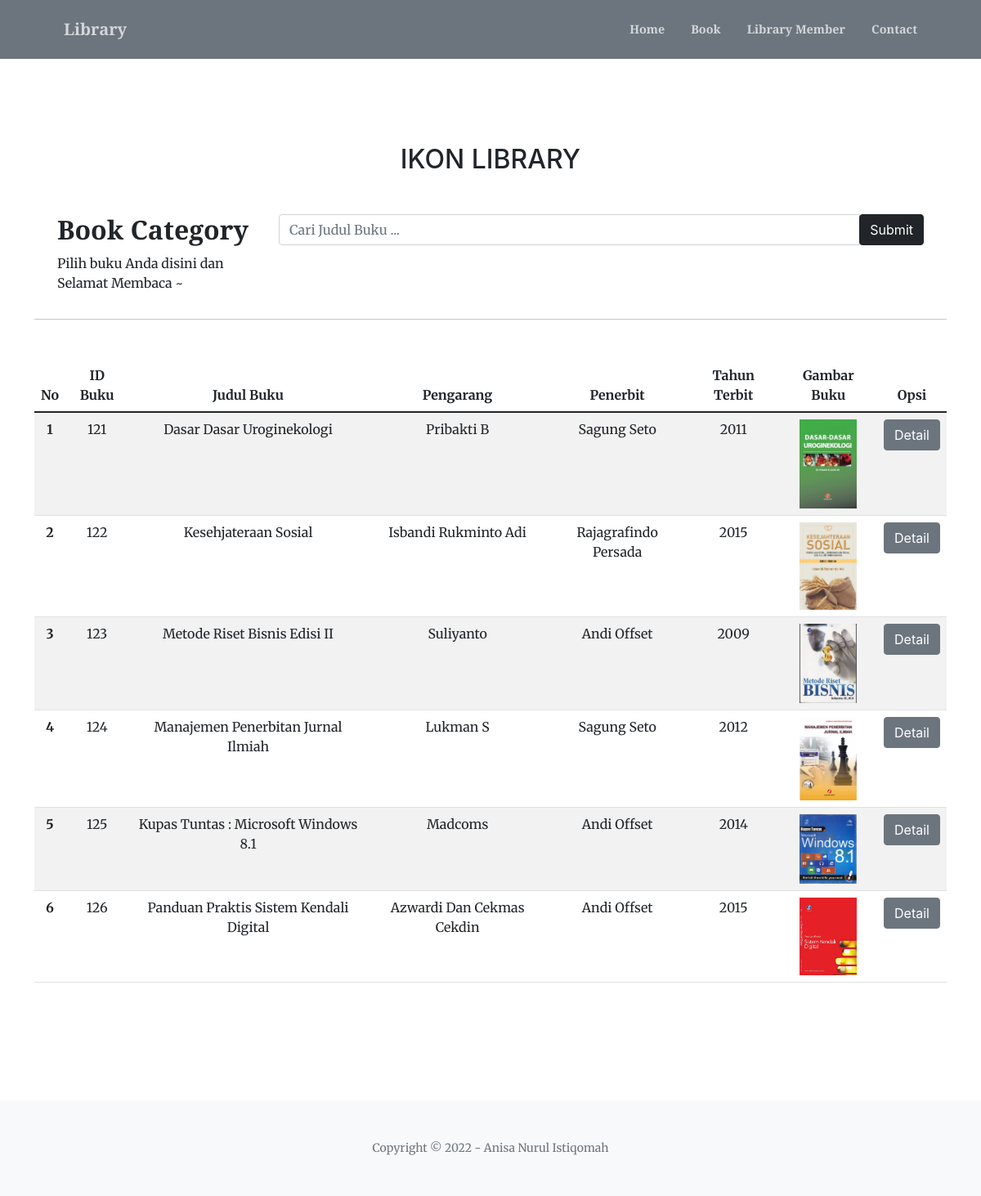
/services.php, run on the app's committed database.
### tables this page shows
CREATE TABLE `db_buku` (
  `id` int(10) NOT NULL,
  `id_buku` int(20) NOT NULL,
  `judul_buku` varchar(100) NOT NULL,
  `pengarang` varchar(50) NOT NULL,
  `penerbit` varchar(50) NOT NULL,
  `tahun_terbit` varchar(50) NOT NULL,
  `gambar_buku` varchar(100) NOT NULL
);

### function.php (called while the page is built, shortened)
<?php
$conn = mysqli_connect('localhost', 'root', '', 'uas_1904030036');
function query($query)
{
    global $conn;
    $result = mysqli_query($conn, $query);
    $rows = [];
    while ($row = mysqli_fetch_assoc($result)) {
        $rows[] = $row;
    }
    return $rows;
}

### services.php (the view, shortened to what this page needs)
<?php
require 'function.php';
$buku = query("SELECT * FROM db_buku");
?>
<!DOCTYPE html>
<html lang="en">
<head>
    <link href="https://cdn.jsdelivr.net/npm/bootstrap-icons@1.5.0/font/bootstrap-icons.css" rel="stylesheet" />
    <link href="https://cdnjs.cloudflare.com/ajax/libs/SimpleLightbox/2.1.0/simpleLightbox.min.css" rel="stylesheet" />
    <link href="css/styles.css" rel="stylesheet" />
</head>
<body id="page-top">
    <nav class="navbar navbar-expand-lg navbar-dark bg-secondary fixed-top py-3" id="mainNav">
        <div class="container px-4 px-lg-5">
            <a class="navbar-brand" href="#page-top">Library</a>
            <div class="collapse navbar-collapse" id="navbarResponsive">
                <ul class="navbar-nav ms-auto my-2 my-lg-0">
                    <li class="nav-item"><a class="nav-link" href="index.php">Home</a></li>
                    <li class="nav-item"><a class="nav-link" href="services.php">Book</a></li>
                    <li class="nav-item"><a class="nav-link" href="portfolio.php">Library Member</a></li>
                    <li class="nav-item"><a class="nav-link" href="contact.php">Contact</a></li>
                </ul>
            </div>
        </div>
    </nav>
    <section class="page-section" id="services">
        <div class="container justify-content-center">
            <div class="text-center mt-5">
                <h2 class="section-heading text-uppercase mb-5">iKON Library</h2>
            </div>
            <div class="row">
                <div class="col px-3">
                    <form method="POST" action="">
                        <div class="container">
                            <div class="row">
                                <div class="col-md-3">
                                    <h2 class="form-title"><strong>Book Category</strong></h2>
                                    <p>Pilih buku Anda disini dan Selamat Membaca ~</p>
                                </div>
                                <div class="col-md-9">
                                    <div class="input-group">
                                        <input type="text" id="keyword" name="keyword" class="form-control input-text"
                                            placeholder="Cari Judul Buku ..." autocomplete="off"><span
                                            class="input-group-addon">
                                            <input type="submit" class="btn btn-dark" name="cari"></span>
                                    </div>
                                </div>
                            </div>
                        </div>
                    </form>
                </div>
            </div>
            <table class="table table-striped text-center mt-5">
                <thead>
                    <hr>
                    <tr>
                        <th scope="col">No</th>
                        <th scope="col">ID Buku</th>
                        <th scope="col">Judul Buku</th>
                        <th scope="col">Pengarang</th>
                        <th scope="col">Penerbit</th>
                        <th scope="col">Tahun Terbit</th>
                        <th scope="col">Gambar Buku</th>
                        <th scope="col">Opsi</th>
                    </tr>
                </thead>
                <tbody>
                    <?php $no = 1; ?>
                    <?php foreach ($buku as $bukuu) : ?>
                    <tr>
                        <th scope="row"><?php echo $no; ?></th>
                        <td><?php echo $bukuu['id_buku']; ?></td>
                        <td><?php echo $bukuu['judul_buku']; ?></td>
                        <td><?php echo $bukuu['pengarang']; ?></td>
                        <td><?php echo $bukuu['penerbit']; ?></td>
                        <td><?php echo $bukuu['tahun_terbit']; ?></td>
                        <td><img src="buku/<?php echo $bukuu['gambar_buku']; ?>" width="70px"></td>
                        <td><a href="detail_perpus.php?id=<?= $bukuu['id']; ?>" class="btn btn-secondary"
                                role="button">Detail</a></td>
                    </tr>
                    <?php $no++ ?>
                    <?php endforeach ?>
                </tbody>
            </table>
        </div>
    </section>
    <footer class="bg-light py-5">
        <div class="container px-4 px-lg-5">
            <div class="small text-center text-muted">Copyright &copy; 2022 - Anisa Nurul Istiqomah</div>
        </div>
    </footer>
</body>
</html>

### data on the page
db_buku: id_buku "121", judul_buku "Dasar Dasar Uroginekologi", pengarang "Pribakti B", penerbit "Sagung Seto", tahun_terbit "2011", gambar_buku (picture)
db_buku: id_buku "122", judul_buku "Kesehjateraan Sosial", pengarang "Isbandi Rukminto Adi", penerbit "Rajagrafindo Persada", tahun_terbit "2015", gambar_buku (picture)
db_buku: id_buku "123", judul_buku "Metode Riset Bisnis Edisi II", pengarang "Suliyanto", penerbit "Andi Offset", tahun_terbit "2009", gambar_buku (picture)
db_buku: id_buku "124", judul_buku "Manajemen Penerbitan Jurnal Ilmiah", pengarang "Lukman S", penerbit "Sagung Seto", tahun_terbit "2012", gambar_buku (picture)
db_buku: id_buku "125", judul_buku "Kupas Tuntas : Microsoft Windows 8.1", pengarang "Madcoms", penerbit "Andi Offset", tahun_terbit "2014", gambar_buku (picture)
db_buku: id_buku "126", judul_buku "Panduan Praktis Sistem Kendali Digital", pengarang "Azwardi Dan Cekmas Cekdin", penerbit "Andi Offset", tahun_terbit "2015", gambar_buku (picture)
